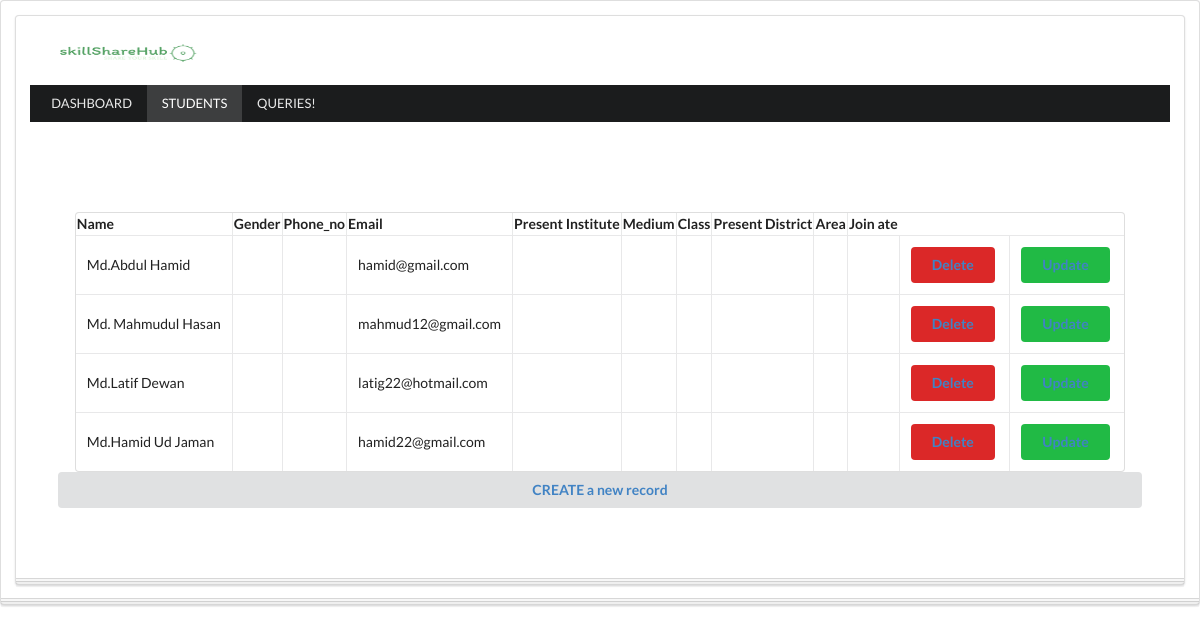
The page /admin_user.php on the database its author committed.
### tables this page shows
CREATE TABLE `user` (
  `id` int(11) NOT NULL,
  `name` varchar(60) NOT NULL,
  `email` varchar(30) NOT NULL,
  `phone` varchar(30) NOT NULL,
  `location` varchar(200) NOT NULL,
  `skill` varchar(60) NOT NULL
);

### admin_user.php (the view, shortened to what this page needs)
<!DOCTYPE html>
<html>
  <head>
    <link
      rel="stylesheet"
       <link href=
"https://cdnjs.cloudflare.com/ajax/libs/semantic-ui/2.4.1/semantic.min.css"
              rel="stylesheet" />
  </head>
  <div class="ui tall stacked segment">
  <div class="ui tall stacked segment">
  <a href="admin.php">
        <img alt="Tution World" src="tutionWorldLogo.JPG"
         width="200px" height="50px">
      </a>
  <body id="root">
    <div class="ui tablet computer only padded grid">
      <div class="ui borderless fluid small inverted menu">
        <div class="ui container">
          <a class="item" href="admin.php">DASHBOARD</a>
          <a class="active item" href="admin_student.php">STUDENTS</a>
          <a class="item" href="admin_queries.php">QUERIES!</a>
      </div>
    </div>
    </div>
    <div class="ui vertical stripe quote segment">
    <div class="ui equal width stackable internally celled grid">
      <div class="center aligned row">
        <div class="column"><br>
          <p>
    <div class="ui vertical stripe quote segment">
    <div class="ui equal width stackable internally celled grid">
      <div class="center aligned row">
        <div class="column">
        <?php
	$connect = mysqli_connect( HOST, USER, PASS, DB )
		or die("Can not connect");
	$results = mysqli_query( $connect, "SELECT* FROM user")
		or die("Can not execute query");
        echo"<table class='ui unstackable celled collapsing table' style='margin: 0 auto;'> \n";
	echo " <th>Name</th> <th>Gender</th> <th>Phone_no</th> <th>Email</th> <th>Present Institute</th> <th>Medium</th> <th>Class</th> <th>Present District</th> <th>Area</th> <th>Join ate</th>  \n";
	while( $rows = mysqli_fetch_array( $results ) ) {
		extract( $rows );
		echo "<tr>";
			echo "<td> $name</td>";
			echo "<td> $gender</td>";
			echo "<td> $phone_no</td>";
			echo "<td> $email</td>";
			echo "<td> $present_insti</td>";
			echo "<td> $medium</td>";
			echo "<td> $class</td>";
			echo "<td> $present_district</td>";
			echo "<td> $area</td>";
			echo "<td> $join_date</td>";
			echo "<td> <a href = 'admin_student_delete.php?id=$id'> <button class='negative ui button'>Delete </a> </td>";
			echo "<td> <a href = 'admin_student_update_input.php?id=$id&name=$name&gender=$gender&phone_no=$phone_no&email=$email&present_insti=$present_insti&medium=$medium&class=$class&present_district=$present_district&area=$area&join_date=$join_date'><button class='positive ui button'> Update </a> </td>";
		echo "</tr> \n";
	}
	echo "</table> \n";
	echo "<p><a href=admin_student_create_input.php><button class='#B5CFEC fluid ui button'>CREATE a new record</a>";
?>
        </div>
      </div>
    </div>
  </div>
  </body>
</html>

### admin_user.php (style rules this page uses)
body { -webkit-font-smoothing: antialiased; -moz-font-smoothing: grayscale; }
.ui.inverted.menu { border-radius: 0; flex-wrap: wrap; border: none; padding-left: 0; padding-right: 0; }
.ui.inverted.menu .active.item { background-color: off-white; }

### rows shown on the page
user: name "Md.Abdul Hamid", email "hamid@gmail.com"
user: name "Md. Mahmudul Hasan", email "mahmud12@gmail.com"
user: name "Md.Latif Dewan", email "latig22@hotmail.com"
user: name "Md.Hamid Ud Jaman", email "hamid22@gmail.com"
